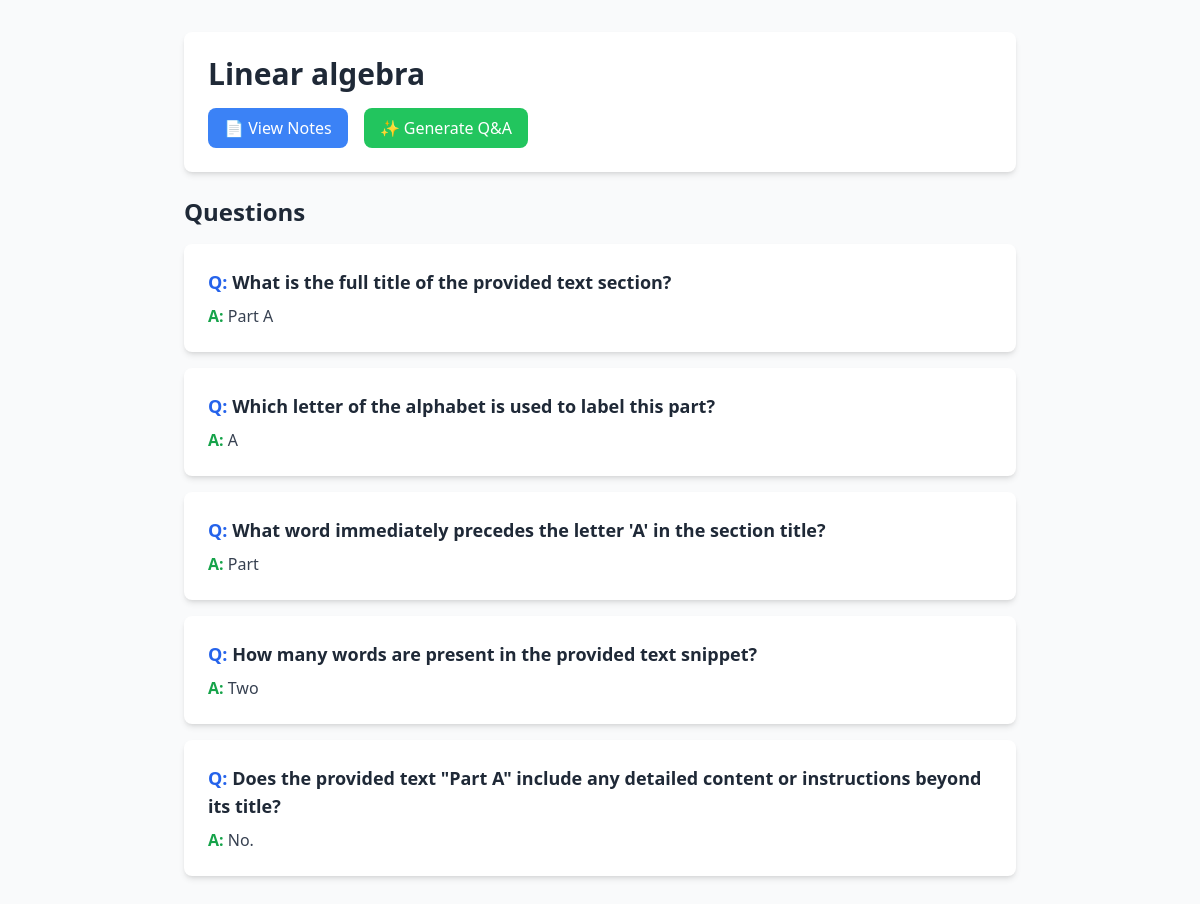
The app's page /details/1/, older data.
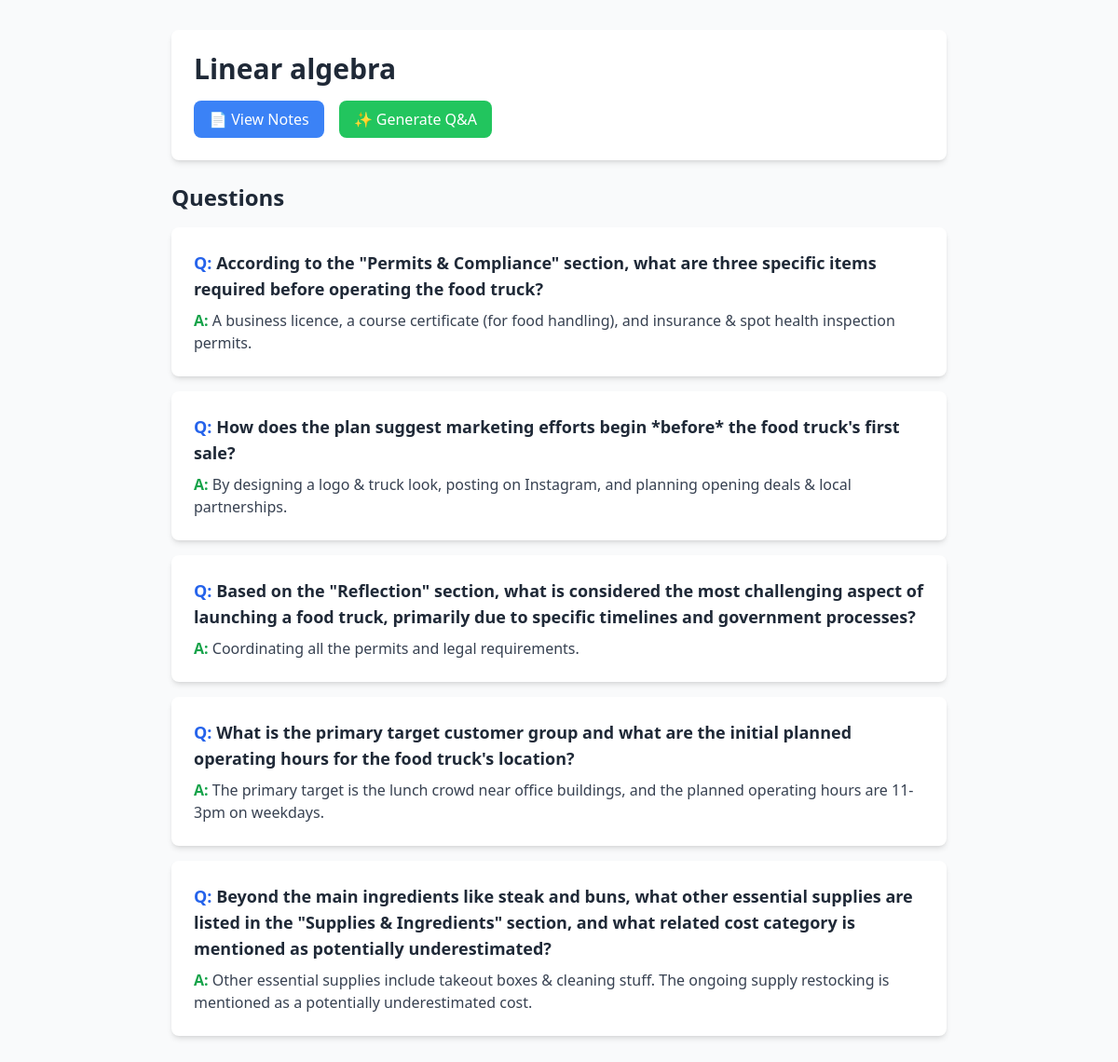
The same page, newer data.
### polls/models.py (models this page shows, shortened)
class Note_set(models.Model): # class is a blueprint. Note_set creates an instance(object) from it.
    title = models.CharField(max_length=100)
    content = models.FileField(upload_to='notes/')
    uploaded_at = models.DateTimeField(auto_now_add=True)

class Questions(models.Model):
    note_set = models.ForeignKey(Note_set, on_delete=models.CASCADE)
    question_text = models.CharField(max_length=300)
    answer_text = models.CharField(max_length=300)
    creation_date = models.DateTimeField(auto_now_add=True)
    reviewed = models.BooleanField(default = False)

### polls/views.py (the view)
# urls.py: path('details/<int:id>/', views.note_detail, name='details'),
def note_detail(request, id):
    note_set = Note_set.objects.get(id=id)
    questions = Questions.objects.filter(note_set=note_set)
    context = {
        'note_set': note_set,
        'questions': questions
    }
    return render(request, "polls/details.html", context)

### polls/templates/polls/details.html (shortened to what this page needs)
<!DOCTYPE html>
<html lang="en">
<head>
    <script src="https://cdn.tailwindcss.com"></script>
</head>
<body class="bg-gray-50 min-h-screen">
    <div class="max-w-4xl mx-auto p-8">
        <div class="bg-white rounded-lg shadow-md p-6 mb-6">
            <h1 class="text-3xl font-bold text-gray-800 mb-4">{{note_set.title}}</h1>
            <div class="flex gap-4">
                <a href="{{ note_set.content.url }}" target="_blank"
                   class="bg-blue-500 hover:bg-blue-600 text-white px-4 py-2 rounded-lg">
                    📄 View Notes
                </a>
                <form method="POST" action="{% url 'generate_questions' note_set.id %}">
                    <button type="submit"
                            class="bg-green-500 hover:bg-green-600 text-white px-4 py-2 rounded-lg">
                        ✨ Generate Q&A
                    </button>
                </form>
            </div>
        </div>
        <div class="space-y-4">
            <h2 class="text-2xl font-bold text-gray-800 mb-4">Questions</h2>
            {% for question in questions %}
            <div class="bg-white rounded-lg shadow-md p-6">
                <p class="text-lg font-semibold text-gray-800 mb-2">
                    <span class="text-blue-600">Q:</span> {{question.question_text}}
                </p>
                <p class="text-gray-700">
                    <span class="text-green-600 font-semibold">A:</span> {{question.answer_text}}
                </p>
            </div>
            {% endfor %}
        </div>
    </div>
</body>
</html>

Row changes from the older to the newer data that the page shows:
removed Questions: question_text "What is the full title of the provided text section?", answer_text "Part A"
removed Questions: question_text "Which letter of the alphabet is used to label this part?", answer_text "A"
removed Questions: question_text "What word immediately precedes the letter 'A' in the section title?", answer_text "Part"
removed Questions: question_text "How many words are present in the provided text snippet?", answer_text "Two"
removed Questions: question_text "Does the provided text \"Part A\" include any detailed content or instructions beyond its title?", answer_text "No."
added Questions: question_text "According to the \"Permits & Compliance\" section, what are three specific items required before operating the food truck?", answer_text "A business licence, a course certificate (for food handling), and insurance & spot health inspection permits."
added Questions: question_text "How does the plan suggest marketing efforts begin *before* the food truck's first sale?", answer_text "By designing a logo & truck look, posting on Instagram, and planning opening deals & local partnerships."
added Questions: question_text "Based on the \"Reflection\" section, what is considered the most challenging aspect of launching a food truck, primarily due to specific timelines and government processes?", answer_text "Coordinating all the permits and legal requirements."
added Questions: question_text "What is the primary target customer group and what are the initial planned operating hours for the food truck's location?", answer_text "The primary target is the lunch crowd near office buildings, and the planned operating hours are 11-3pm on weekdays."
added Questions: question_text "Beyond the main ingredients like steak and buns, what other essential supplies are listed in the \"Supplies & Ingredients\" section, and what related cost category is mentioned as potentially underestimated?", answer_text "Other essential supplies include takeout boxes & cleaning stuff. The ongoing supply restocking is mentioned as a potentially underestimated cost."
